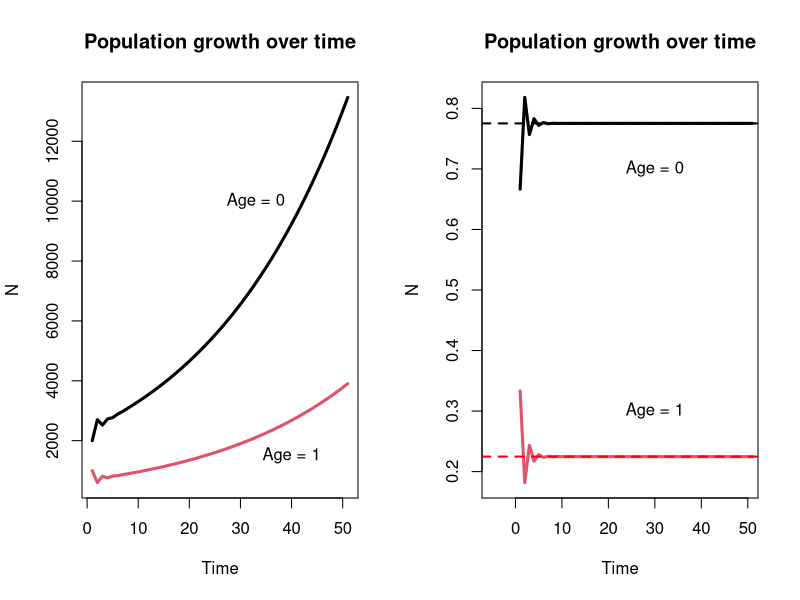

Reproduce this figure in R.
## ---- chunk 1
options(digits = 3)
## ---- chunk 2
quad <- function(a,b,c) {
  to_return <- numeric(2)
  to_return[1] <- (-b+sqrt((b^2)-4*a*c))/(2*a)
  to_return[2] <- (-b-sqrt((b^2)-4*a*c))/(2*a)
  
  return(to_return)
}

lambdas <- quad(a = 1, b = -0.6, c = -0.45); lambdas
## ---- chunk 3
c12 <- .29/(1+.29)
c11 <- 1-c12
c(c11, c12)
## ---- chunk 4
ll <- matrix(c(0.6, 1.5, 0.3, 0), byrow = T, ncol = 2); ll

ll_eigen <- eigen(ll)

# Take a look at the eigenvalues
ll_eigen$values
dom_eigval <- ll_eigen$values[1]
# Normalize the first eigenvector to get stable age distrib
sad <- as.matrix(ll_eigen$vectors[,1]/(sum(ll_eigen$vectors[,1]))); sad

## ---- chunk 5
round(ll %*% sad, 5) == round(dom_eigval * sad, 5)
## ---- chunk 6
p2015 <- matrix(c(2000, 1000), ncol = 1)

p2016 <- ll %*% p2015; p2016
## ---- chunk 7
# First I will write a function to go through the generations 
project <- function(ll, init, t){
  to_return <- matrix(0, nrow = 2, ncol = t+1)
  to_return[, 1] <- init
  
  for(time in 2:(t+1)) {
    to_return[, time] <- as.vector(ll %*%(to_return[,time-1]))
  }
  return(to_return)
}

generations <- 50

population_trajectory <- project(ll, init = c(2000, 1000), generations)

prop <- function(x) {return(c(x[1]/sum(x), x[2]/sum(x)))}
population_trajectory_props <- apply(population_trajectory, 2, prop)

par(mfrow = c(1,2))
matplot(t(population_trajectory), ylab = "N", xlab = "Time", 
        main = "Population growth over time", lty = 1, lwd = 3, type = "l")
text(x = c(33, 40), y = c(10000, 1500), c("Age = 0", "Age = 1"))
matplot(t(population_trajectory_props), ylab = "N", xlab = "Time", xlim = c(-5, 50),
        main = "Population growth over time", lty = 1, lwd = 3, type = "l")
text(x = c(30, 30), y = c(0.7, 0.3), c("Age = 0", "Age = 1"))
abline(h = sad[1], col = "black", lty = 2, lwd = 2)
abline(h = sad[2], col = "red", lty = 2, lwd = 2)
## ---- chunk 8
left_eigens <- eigen(t(ll))
v1 <- left_eigens$vectors[,1]; v1

# let's also make a vector W11- currently the first eigenvector is stored as 'sad'
w1 <- sad
## ---- chunk 9
# Sensitivity matrix:
ss <- (v1 %*% t(w1))/as.numeric(v1%*%w1)
print("The Sensitivty matrix:"); ss

ee <- ss*(ll/dom_eigval)
print("The Elasticity matrix:"); ee
## ---- chunk 10
# increase b0 by 0.01
ll_s1 <- matrix(c(0.6+0.01, 1.5, 0.3, 0), byrow = T, ncol = 2); ll_s1
lambda_s1 <- eigen(ll_s1)$values[1]

# increase s0 by 0.01
ll_s2 <- matrix(c(0.6, 1.5, 0.3+0.01, 0), byrow = T, ncol = 2); ll_s2
lambda_s2 <- eigen(ll_s2)$values[1]
## ---- chunk 11
lambda_s2 - dom_eigval > lambda_s1 - dom_eigval
## ---- chunk 12
# increase b0 by 0.01
ll_e1 <- matrix(c(1.01*0.6, 1.5, 0.3, 0), byrow = T, ncol = 2); ll_e1
lambda_e1 <- eigen(ll_e1)$values[1]

# increase s0 by 0.01
ll_e2 <- matrix(c(0.6, 1.5, 1.01*0.3, 0), byrow = T, ncol = 2); ll_e2
lambda_e2 <- eigen(ll_e2)$values[1]
## ---- chunk 13
lambda_e1 - dom_eigval > lambda_e2 - dom_eigval
## ---- chunk 14
print("The elasticity matrix:"); ee
## ---- chunk 15
s0s <- seq(from = 0.5, to = 2.5, by = 0.1)
ratios_s0b1 <- numeric(length(s0s))
for(ii in 1:length(s0s)) {
  current_ll <- matrix(c(0.6, s0s[ii], 1.5, 0), byrow = T, ncol = 2)
  lambda <- eigen(current_ll)$values[1]
  w1 <- eigen(current_ll)$vectors[,1]
  v1 <- eigen(t(current_ll))$vectors[,1]
  ss <- (v1 %*% t(w1))/as.numeric(v1%*%w1)
  ee <- ss*(current_ll/lambda)
  ratios_s0b1[ii] <- ee[1,2]/ee[2,1]
}
ratios_s0b1
## ---- chunk 16
b0s <- seq(from = 0.1, to = 1.5, by = 0.1)
ratios_s0b1 <- numeric(length(b0s))
for(ii in 1:length(b0s)) {
  current_ll <- matrix(c(b0s[ii], 0.3, 1.5, 0), byrow = T, ncol = 2)
  lambda <- eigen(current_ll)$values[1]
  w1 <- eigen(current_ll)$vectors[,1]
  v1 <- eigen(t(current_ll))$vectors[,1]
  ss <- (v1 %*% t(w1))/as.numeric(v1%*%w1)
  ee <- ss*(current_ll/lambda)
  ratios_s0b1[ii] <- ee[1,2]/ee[2,1]
}
ratios_s0b1
